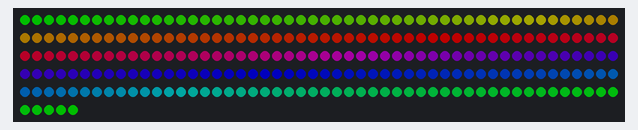
Recording of a sketch running on a simulated ESP8266 (NodeMCU). Parts: 255 RGB LEDs in strip order, left to right, continuing on the next row. Dim RGB values are drawn brighter than linear.

Above: at 0.16 s.
At 1.4 s:
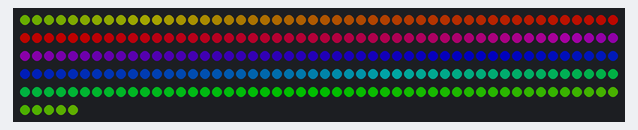
At 2.64 s:
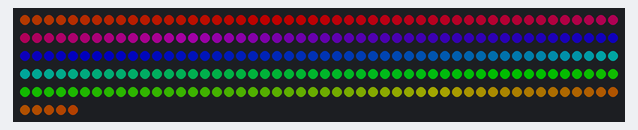
At 5.43 s:
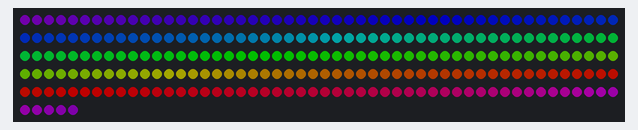
At 7.9 s:
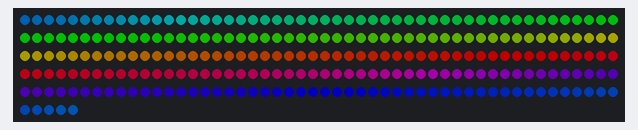
At 10.7 s:
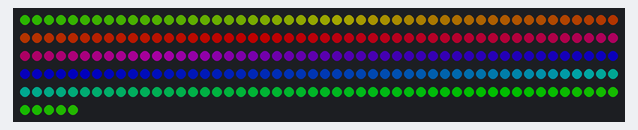

Measured:
- by itself, everything shown: repeats every 9.9 s, in 32 steps

The sketch:

rgb-desk.ino
```cpp
#include <Adafruit_NeoPixel.h>
// constants won't change. They're used here to set pin numbers:
const int ledPin = D2; // the number of the neopixel strip
const int numLeds = 255;
//Adafruit_NeoPixel pixels = Adafruit_NeoPixel(8, ledPin);
Adafruit_NeoPixel strip = Adafruit_NeoPixel(numLeds, ledPin, NEO_GRB + NEO_KHZ800);

void setup() {
  strip.begin();
  strip.setBrightness(80); // 1/3 brightness
}

void loop() {
  rainbow(30);
  delay(10);
}

void rainbow(uint8_t wait) {
  uint16_t i, j;
  for(j=0; j<256; j++) {
    for(i=0; i<strip.numPixels(); i++) {
      strip.setPixelColor(i, wheel((i*1+j) & 255));
    }
    strip.show();
    delay(wait);
  }
}

// Input a value 0 to 255 to get a color value. The colours are a transition r - g - b - back to r.
uint32_t wheel(byte wheelPos) {
  if(wheelPos < 85) {
    return strip.Color(wheelPos * 3, 255 - wheelPos * 3, 0);
  }
  else if(wheelPos < 170) {
    wheelPos -= 85;
    return strip.Color(255 - wheelPos * 3, 0, wheelPos * 3);
  }
  else {
    wheelPos -= 170;
    return strip.Color(0, wheelPos * 3, 255 - wheelPos * 3);
  }
}
```
